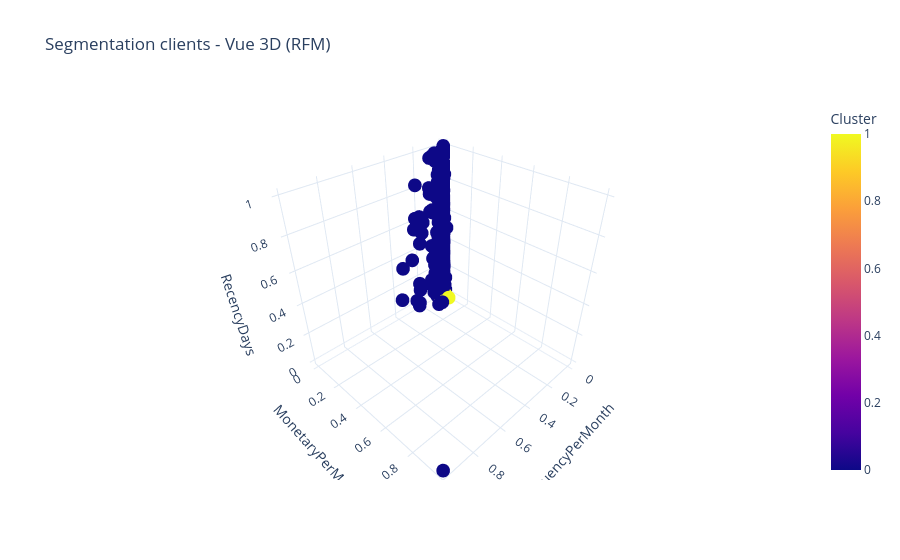

Notebook code for this chart:
### Code cell
fig = px.scatter_3d(customer_df, 
                    x='FrequencyPerMonth', 
                    y='MonetaryPerMonth', 
                    z='RecencyDays',
                    color='Cluster',
                    title='Segmentation clients - Vue 3D (RFM)',
                    template='plotly_white')
fig.show()

### Figure 1 — Plotly figure (JSON) as saved in the notebook; plotly's stock layout.template omitted (floating-point values rounded to 4 significant figures; data arrays with more than 128 entries replaced by an {"elided": "..."} marker saying what was removed)
{"data": [{"hovertemplate": "FrequencyPerMonth=%{x}<br>MonetaryPerMonth=%{y}<br>RecencyDays=%{z}<br>Cluster=%{marker.color}<extra></extra>", "legendgroup": "", "marker": {"color": {"elided": "4372 int values"}, "coloraxis": "coloraxis", "symbol": "circle"}, "mode": "markers", "name": "", "scene": "scene", "showlegend": false, "type": "scatter3d", "x": {"elided": "4372 float values"}, "y": {"elided": "4372 float values"}, "z": {"elided": "4372 float values"}}], "layout": {"coloraxis": {"colorbar": {"title": {"text": "Cluster"}}, "colorscale": [[0, "#0d0887"], [0.1111, "#46039f"], [0.2222, "#7201a8"], [0.3333, "#9c179e"], [0.4444, "#bd3786"], [0.5556, "#d8576b"], [0.6667, "#ed7953"], [0.7778, "#fb9f3a"], [0.8889, "#fdca26"], [1, "#f0f921"]]}, "legend": {"tracegroupgap": 0}, "scene": {"domain": {"x": [0, 1], "y": [0, 1]}, "xaxis": {"title": {"text": "FrequencyPerMonth"}}, "yaxis": {"title": {"text": "MonetaryPerMonth"}}, "zaxis": {"title": {"text": "RecencyDays"}}}, "title": {"text": "Segmentation clients - Vue 3D (RFM)"}}}
